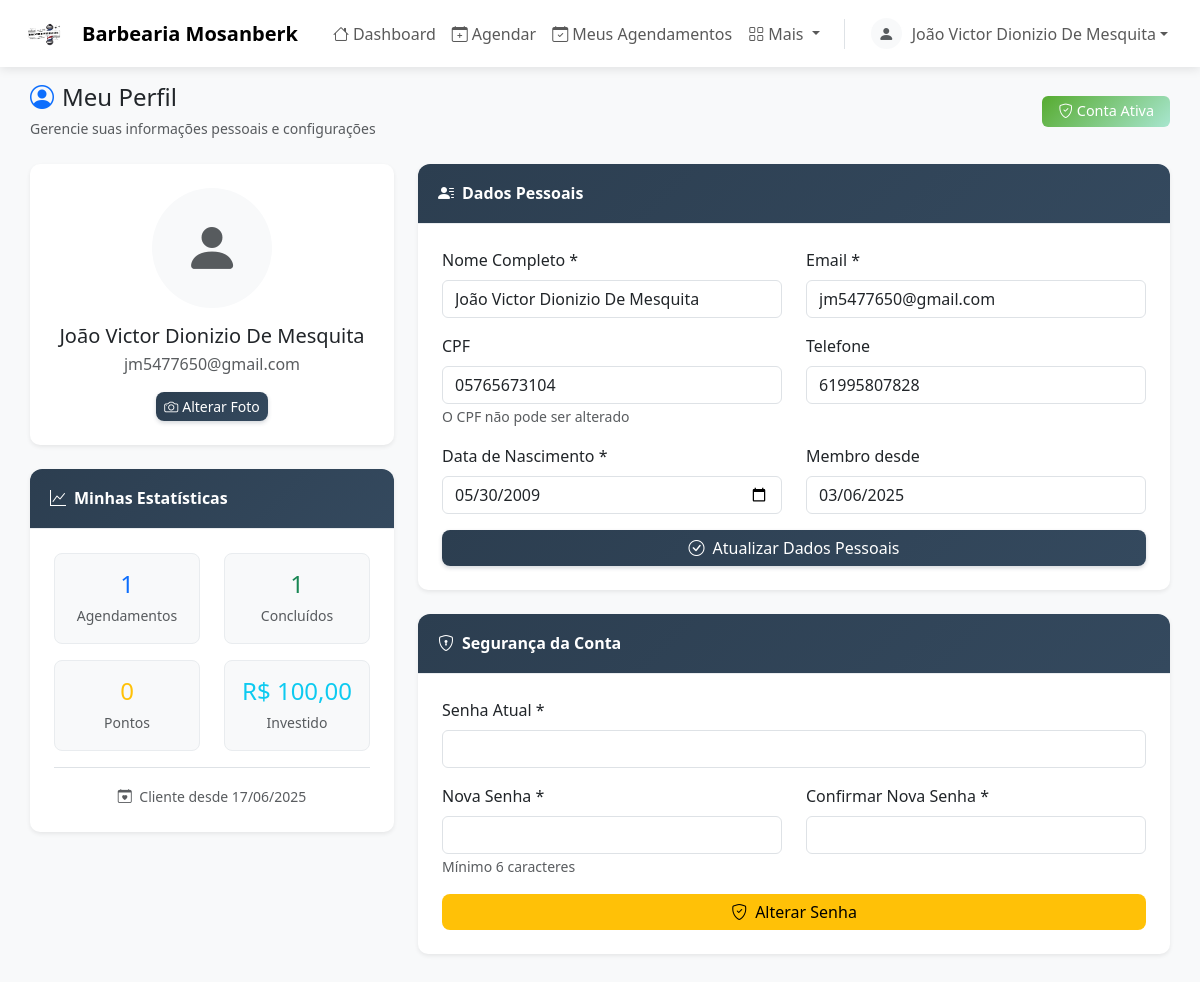
The app's page /cliente_perfil.php (signed in) with its own data.
### tables this page shows
CREATE TABLE `usuario` (
  `id_usuario` int(11) NOT NULL,
  `tipo_usuario` enum('Cliente','Profissional','Administrador') NOT NULL,
  `nome` varchar(100) NOT NULL,
  `email` varchar(100) NOT NULL,
  `cpf` varchar(14) NOT NULL,
  `telefone` varchar(20) DEFAULT NULL,
  `data_nascimento` date NOT NULL,
  `senha` varchar(255) NOT NULL,
  `foto` varchar(255) DEFAULT NULL COMMENT 'Caminho para a foto do perfil',
  `data_cadastro` timestamp NOT NULL DEFAULT current_timestamp(),
  `ativo` tinyint(1) DEFAULT 1,
  `biografia` text DEFAULT NULL,
  `anos_experiencia` int(11) DEFAULT NULL,
  `disponivel` tinyint(1) DEFAULT NULL,
  `categorias_id_categoria` int(11) NOT NULL
);

CREATE TABLE `fidelidade` (
  `id_fidelidade` int(11) NOT NULL,
  `pontos_atuais` int(11) DEFAULT 0,
  `pontos_acumulados` int(11) DEFAULT 0,
  `pontos_resgatados` int(11) DEFAULT 0,
  `config_id` int(11) NOT NULL,
  `usuario_id` int(11) NOT NULL
);

### HTML/cliente_perfil.php (the view, shortened to what this page needs)
<?php
include_once('../Conexao/conexao.php');
$cliente_id = $_SESSION['id_usuario'];
$sql_cliente = "SELECT * FROM usuario WHERE id_usuario = ?";
$stmt_cliente = $pdo->prepare($sql_cliente);
$stmt_cliente->execute([$cliente_id]);
$cliente = $stmt_cliente->fetch(PDO::FETCH_ASSOC);
$sql_stats = "SELECT
    COUNT(*) as total_agendamentos,
    COUNT(CASE WHEN status = 'concluido' THEN 1 END) as agendamentos_concluidos,
    COALESCE(SUM(CASE WHEN status = 'concluido' THEN valor END), 0) as total_gasto,
    MIN(data_agendamento) as primeiro_agendamento
    FROM agendamentos
    WHERE cliente_id = ?";
$stmt_stats = $pdo->prepare($sql_stats);
$stmt_stats->execute([$cliente_id]);
$stats = $stmt_stats->fetch(PDO::FETCH_ASSOC);
$sql_fidelidade = "SELECT pontos_atuais, pontos_acumulados, pontos_resgatados FROM fidelidade WHERE usuario_id = ?";
$stmt_fidelidade = $pdo->prepare($sql_fidelidade);
$stmt_fidelidade->execute([$cliente_id]);
$fidelidade = $stmt_fidelidade->fetch(PDO::FETCH_ASSOC);
include_once('topo_sistema_cliente.php');
?>
<div class="container-fluid mt-3">
    <div class="row">
        <div class="col-12">
            <div class="d-flex justify-content-between align-items-center mb-4">
                <div>
                    <h4 class="mb-1"><i class="bi bi-person-circle text-primary me-2"></i>Meu Perfil</h4>
                    <small class="text-muted">Gerencie suas informações pessoais e configurações</small>
                </div>
                <div class="d-flex gap-2">
                    <span class="badge bg-success fs-6 px-3 py-2">
                        <i class="bi bi-shield-check me-1"></i>Conta Ativa
                    </span>
                </div>
            </div>
            <div class="row">
                <div class="col-lg-4 mb-4">
                    <div class="card shadow-sm mb-4">
                        <div class="card-body text-center">
                            <div class="mb-3">
                                <?php if (!empty($cliente['foto']) && file_exists($cliente['foto'])): ?>
                                    <img src="<?php echo htmlspecialchars($cliente['foto']); ?>" alt="Foto do Perfil"
                                         class="rounded-circle profile-photo mb-3" style="width: 120px; height: 120px; object-fit: cover;">
                                <?php else: ?>
                                    <div class="rounded-circle bg-light d-flex align-items-center justify-content-center mb-3 mx-auto"
                                         style="width: 120px; height: 120px;">
                                        <i class="bi bi-person-fill text-muted display-4"></i>
                                    </div>
                                <?php endif; ?>
                            </div>
                            <h5 class="mb-1"><?php echo htmlspecialchars($cliente['nome']); ?></h5>
                            <p class="text-muted mb-3"><?php echo htmlspecialchars($cliente['email']); ?></p>
                            <div class="d-flex gap-2 justify-content-center">
                                <button class="btn btn-custom btn-sm" data-bs-toggle="modal" data-bs-target="#fotoModal">
                                    <i class="bi bi-camera me-1"></i>Alterar Foto
                                </button>
                            </div>
                        </div>
                    </div>
                    <div class="card shadow-sm">
                        <div class="card-header bg-gradient-dark text-white">
                            <h6 class="mb-0"><i class="bi bi-graph-up me-2"></i>Minhas Estatísticas</h6>
                        </div>
                        <div class="card-body">
                            <div class="row text-center">
                                <div class="col-6 mb-3">
                                    <div class="stat-item">
                                        <h4 class="text-primary mb-1"><?php echo $stats['total_agendamentos']; ?></h4>
                                        <small class="text-muted">Agendamentos</small>
                                    </div>
                                </div>
                                <div class="col-6 mb-3">
                                    <div class="stat-item">
                                        <h4 class="text-success mb-1"><?php echo $stats['agendamentos_concluidos']; ?></h4>
                                        <small class="text-muted">Concluídos</small>
                                    </div>
                                </div>
                                <div class="col-6">
                                    <div class="stat-item">
                                        <h4 class="text-warning mb-1"><?php echo $fidelidade ? $fidelidade['pontos_atuais'] : 0; ?></h4>
                                        <small class="text-muted">Pontos</small>
                                    </div>
                                </div>
                                <div class="col-6">
                                    <div class="stat-item">
                                        <h4 class="text-info mb-1">R$ <?php echo number_format($stats['total_gasto'], 2, ',', '.'); ?></h4>
                                        <small class="text-muted">Investido</small>
                                    </div>
                                </div>
                            </div>
                            <?php if ($stats['primeiro_agendamento']): ?>
                            <div class="text-center mt-3 pt-3 border-top">
                                <small class="text-muted">
                                    <i class="bi bi-calendar-heart me-1"></i>
                                    Cliente desde <?php echo date('d/m/Y', strtotime($stats['primeiro_agendamento'])); ?>
                                </small>
                            </div>
                            <?php endif; ?>
                        </div>
                    </div>
                </div>
                <div class="col-lg-8">
                    <div class="card shadow-sm mb-4">
                        <div class="card-header bg-gradient-dark text-white">
                            <h6 class="mb-0"><i class="bi bi-person-lines-fill me-2"></i>Dados Pessoais</h6>
                        </div>
                        <div class="card-body">
                            <form method="POST">
                                <div class="row">
                                    <div class="col-md-6 mb-3">
                                        <label class="form-label">Nome Completo *</label>
                                        <input type="text" name="nome" class="form-control"
                                               value="<?php echo htmlspecialchars($cliente['nome']); ?>" required>
                                    </div>
                                    <div class="col-md-6 mb-3">
                                        <label class="form-label">Email *</label>
                                        <input type="email" name="email" class="form-control"
                                               value="<?php echo htmlspecialchars($cliente['email']); ?>" required>
                                    </div>
                                </div>
                                <div class="row">
                                    <div class="col-md-6 mb-3">
                                        <label class="form-label">CPF</label>
                                        <input type="text" class="form-control"
                                               value="<?php echo htmlspecialchars($cliente['cpf']); ?>" readonly>
                                        <small class="text-muted">O CPF não pode ser alterado</small>
                                    </div>
                                    <div class="col-md-6 mb-3">
                                        <label class="form-label">Telefone</label>
                                        <input type="text" name="telefone" class="form-control"
                                               value="<?php echo htmlspecialchars($cliente['telefone'] ?? ''); ?>"
                                               placeholder="(00) 00000-0000">
                                    </div>
                                </div>
                                <div class="row">
                                    <div class="col-md-6 mb-3">
                                        <label class="form-label">Data de Nascimento *</label>
                                        <input type="date" name="data_nascimento" class="form-control"
                                               value="<?php echo $cliente['data_nascimento']; ?>" required>
                                    </div>
                                    <div class="col-md-6 mb-3">
                                        <label class="form-label">Membro desde</label>
                                        <input type="text" class="form-control"
                                               value="<?php echo date('d/m/Y', strtotime($cliente['data_cadastro'])); ?>" readonly>
                                    </div>
                                </div>
                                <div class="d-grid">
                                    <button type="submit" name="atualizar_perfil" class="btn btn-custom">
                                        <i class="bi bi-check-circle me-2"></i>Atualizar Dados Pessoais
                                    </button>
                                </div>
                            </form>
                        </div>
                    </div>
                    <div class="card shadow-sm">
                        <div class="card-header bg-gradient-dark text-white">
                            <h6 class="mb-0"><i class="bi bi-shield-lock me-2"></i>Segurança da Conta</h6>
                        </div>
                        <div class="card-body">
                            <form method="POST">
                                <div class="row">
                                    <div class="col-12 mb-3">
                                        <label class="form-label">Senha Atual *</label>
                                        <input type="password" name="senha_atual" class="form-control" required>
                                    </div>
                                </div>
                                <div class="row">
                                    <div class="col-md-6 mb-3">
                                        <label class="form-label">Nova Senha *</label>
                                        <input type="password" name="nova_senha" class="form-control"
                                               minlength="6" required>
                                        <small class="text-muted">Mínimo 6 caracteres</small>
                                    </div>
                                    <div class="col-md-6 mb-3">
                                        <label class="form-label">Confirmar Nova Senha *</label>
                                        <input type="password" name="confirmar_senha" class="form-control"
                                               minlength="6" required>
                                    </div>
                                </div>
                                <div class="d-grid">
                                    <button type="submit" name="alterar_senha" class="btn btn-warning">
                                        <i class="bi bi-shield-check me-2"></i>Alterar Senha
                                    </button>
                                </div>
                            </form>
                        </div>
                    </div>
                </div>
            </div>
        </div>
    </div>
</div>

### CSS/Cliente/sistema_cliente.css (style rules this page uses)
html, body { height: 100%; margin: 0; }
body { background-color: #f8f9fa; font-family: 'Segoe UI', Tahoma, Geneva, Verdana, sans-serif; display: flex; flex-direction: column; min-height: 100vh; }
main .container-fluid { flex: 1; display: flex; flex-direction: column; width: 100%; padding-left: 30px; padding-right: 30px; }
.bg-success { background: linear-gradient(135deg, #56ab2f 0%, #a8e6cf 100%) !important; }
.card { border: none; border-radius: 12px; box-shadow: 0 4px 12px rgba(0, 0, 0, 0.07); transition: all 0.3s ease; }
.card-header { background: linear-gradient(135deg, #f8f9fa 0%, #ffffff 100%); border-bottom: 1px solid #e9ecef; border-radius: 12px 12px 0 0 !important; padding: 1.25rem; }
.card-body { padding: 1.5rem; }
.btn { border-radius: 8px; font-weight: 500; transition: all 0.3s ease; border: none; }
.badge { font-size: 0.75em; padding: 0.5em 0.75em; border-radius: 6px; font-weight: 500; }
.badge.fs-6 { font-size: 0.9rem !important; padding: 0.6em 1em; }
.card { animation: fadeInUp 0.5s ease; }

### HTML/cliente_perfil.php (style rules this page uses)
.bg-gradient-dark { background: linear-gradient(135deg, #2c3e50 0%, #34495e 100%); }
.card { border: none; border-radius: 10px; }
.btn-custom { background: linear-gradient(135deg, #2c3e50 0%, #34495e 100%); border: none; color: white; font-weight: 500; border-radius: 8px; box-shadow: 0 2px 4px rgba(44, 62, 80, 0.2); transition: all 0.3s ease; }
.stat-item { padding: 1rem; border-radius: 8px; background: #f8f9fa; border: 1px solid #e9ecef; }
.fs-6 { font-size: 0.9rem !important; }
.card-header h6 { font-weight: 600; }

### records on screen
usuario: nome "João Victor Dionizio De Mesquita", email "jm5477650@gmail.com", cpf "05765673104", telefone "61995807828", data_nascimento "05/30/2009", data_cadastro "03/06/2025"
fidelidade: pontos_atuais "0"

### other values on screen
$_SESSION['nome'] "João Victor Dionizio De Mesquita"
$stats['total_agendamentos'] "1"
$stats['agendamentos_concluidos'] "1"
$stats['total_gasto'] "100,00"
date('d/m/Y', strtotime($stats['primeiro_agendamento'])) "17/06/2025"
